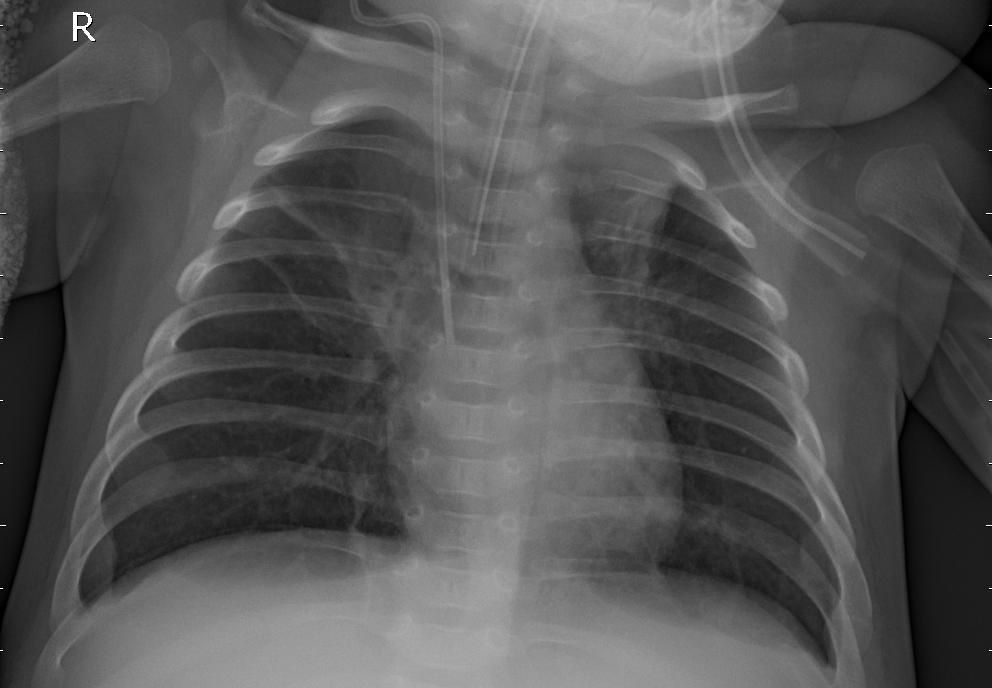
#> input picture semester 5/Informatika medis A/quiz UTS/gambar1.jpeg, 992 x 688 px
$ python test.py
#> lines starting #> are read from the running program, lines starting #| are printed output that depends on the picture
import cv2
import numpy as np

# --- (Fungsi apply_clahe, apply_denoising, apply_normalization, resize_image tetap sama) ---
# Saya akan menyertakan hanya fungsi yang dimodifikasi dan bagian utama untuk kejelasan.
# Anda bisa menyalin fungsi-fungsi ini dari kode sebelumnya atau menyimpannya dalam satu file.

def apply_clahe(image):
    """Menerapkan Contrast Limited Adaptive Histogram Equalization (CLAHE) pada gambar."""
    if image.ndim == 3: # Hanya proses jika gambar berwarna
        lab_img = cv2.cvtColor(image, cv2.COLOR_BGR2Lab)
        l_channel, a_channel, b_channel = cv2.split(lab_img)

        clahe = cv2.createCLAHE(clipLimit=2.0, tileGridSize=(8, 8))
        cl_channel = clahe.apply(l_channel)

        merged_channels = cv2.merge((cl_channel, a_channel, b_channel))
        final_img = cv2.cvtColor(merged_channels, cv2.COLOR_Lab2BGR)
        return final_img
    else: # Jika gambar grayscale, terapkan langsung CLAHE
        clahe = cv2.createCLAHE(clipLimit=2.0, tileGridSize=(8, 8))
        return clahe.apply(image)

def apply_denoising(image):
    """Menerapkan Non-Local Means Denoising."""
    if image.ndim == 3: # Jika gambar berwarna
        denoised_img = cv2.fastNlMeansDenoisingColored(image, None, 10, 10, 7, 21)
    else: # Jika gambar grayscale
        denoised_img = cv2.fastNlMeansDenoising(image, None, 10, 7, 21)
    return denoised_img

def apply_normalization(image):
    """Menerapkan Normalisasi Min-Max untuk mengubah rentang piksel ke 0-255."""
    normalized_img = np.zeros_like(image, dtype=np.uint8)
    cv2.normalize(image, normalized_img, alpha=0, beta=255, norm_type=cv2.NORM_MINMAX)
    return normalized_img

def resize_image(image, max_dim=800):
    """Mengubah ukuran gambar agar dimensi terbesarnya tidak melebihi max_dim."""
    h, w = image.shape[:2]

    if max(h, w) <= max_dim:
        print("Gambar sudah cukup kecil, tidak perlu resize.")
        return image

    if h > w:
        new_h = max_dim
        new_w = int(w * (max_dim / h))
    else:
        new_w = max_dim
        new_h = int(h * (max_dim / w))

    resized_img = cv2.resize(image, (new_w, new_h), interpolation=cv2.INTER_AREA)
    print(f"Gambar diubah ukurannya dari ({w}, {h}) menjadi ({new_w}, {new_h}).")
    return resized_img

# --- FUNGSI show_images YANG DIMODIFIKASI ---
def show_images(original, processed, title, display_max_dim=700): # Tambahkan display_max_dim
    """
    Menampilkan gambar asli dan yang sudah diproses secara berdampingan.
    Mengubah ukuran gambar untuk tampilan agar sesuai dengan layar.
    """
    # Pastikan kedua gambar memiliki jumlah channel yang sama untuk np.hstack
    if original.ndim == 2 and processed.ndim == 3:
        original_display = cv2.cvtColor(original, cv2.COLOR_GRAY2BGR)
        processed_display = processed.copy()
    elif original.ndim == 3 and processed.ndim == 2:
        original_display = original.copy()
        processed_display = cv2.cvtColor(processed, cv2.COLOR_GRAY2BGR)
    else:
        original_display = original.copy()
        processed_display = processed.copy()

    # --- Bagian baru untuk resize sebelum tampilan ---
    h_orig, w_orig = original_display.shape[:2]
    h_proc, w_proc = processed_display.shape[:2]

    # Ambil dimensi terbesar dari kedua gambar
    max_overall_dim = max(h_orig, w_orig, h_proc, w_proc)

    if max_overall_dim > display_max_dim:
        # Hitung faktor skala untuk tampilan
        scale_factor = display_max_dim / max_overall_dim

        new_w_orig = int(w_orig * scale_factor)
        new_h_orig = int(h_orig * scale_factor)
        original_display = cv2.resize(original_display, (new_w_orig, new_h_orig), interpolation=cv2.INTER_AREA)

        new_w_proc = int(w_proc * scale_factor)
        new_h_proc = int(h_proc * scale_factor)
        processed_display = cv2.resize(processed_display, (new_w_proc, new_h_proc), interpolation=cv2.INTER_AREA)

        print(f"Gambar tampilan diubah ukurannya agar sesuai dengan {display_max_dim}px.")

    # Gabungkan gambar secara horizontal
    combined_image = np.hstack((original_display, processed_display))

    cv2.imshow(f"Original vs {title}", combined_image)
    print("Tekan tombol apa saja pada jendela gambar untuk menutupnya.")
    cv2.waitKey(0)
    cv2.destroyAllWindows()

# --- Program Utama (tidak ada perubahan besar di sini) ---
if __name__ == "__main__":
    image_path = 'gambar1.jpeg'
    original_image = None
    current_image = None
    original_image_for_display = None # Akan diset setelah resize awal

    while True:
        if original_image is None:
            try:
                temp_image = cv2.imread(image_path)
#> temp_image is the input picture: shape (688, 992, 3); min 0, max 255, mean 83.4
                if temp_image is None:
                    print(f"Error: Tidak dapat menemukan gambar di '{image_path}'")
                    print("Pastikan file 'gambar1.jpeg' ada di direktori yang sama.")
                    exit()

                original_image = temp_image.copy() # Simpan salinan asli yang sebenarnya
                current_image = temp_image.copy() # Mulai dengan salinan untuk operasi

                print(f"Gambar '{image_path}' berhasil dimuat.")
                print(f"Dimensi asli: {original_image.shape[1]}x{original_image.shape[0]}")
#| Dimensi asli: 992x688

                choice_resize_initial = input("Apakah Anda ingin langsung mengubah ukuran gambar untuk PEMROSESAN (misal, ke maks 800px)? (y/n): ").lower()
#> the answer given: y
                if choice_resize_initial == 'y':
                    current_image = resize_image(current_image, max_dim=800)
#| Gambar diubah ukurannya dari (992, 688) menjadi (800, 554).

                # original_image_for_display akan menjadi representasi gambar 'asli'
                # yang akan disandingkan dengan gambar yang diproses.
                # Ini adalah current_image setelah resize awal (jika ada).
                original_image_for_display = current_image.copy()

            except Exception as e:
                print(f"Terjadi error saat memuat atau meresize: {e}")
                exit()

        print("\n--- Menu Pra-Pemrosesan Gambar ---")
        print("1. CLAHE (Peningkatan Kontras)")
        print("2. Denoising (Pengurangan Derau)")
        print("3. Normalisasi (Perbaikan Rentang Piksel)")
        print("4. Ubah Ukuran Gambar (Resize untuk pemrosesan)")
        print("5. Reset Gambar (Kembali ke kondisi awal setelah resize pertama)")
        print("6. Keluar")

        choice = input("Masukkan pilihan Anda (1/2/3/4/5/6): ")
#> the answer given: 1

        if choice == '1':
            print("Memproses dengan CLAHE...")
            processed_image = apply_clahe(current_image)
#> in apply_clahe, `lab_img = cv2.cvtColor(image, cv2.COLOR_BGR2Lab)`: lab_img: shape (554, 800, 3); mean of channels 0, 1, 2 89.2, 128, 128
#> in apply_clahe, `l_channel, a_channel, b_channel = cv2.split(lab_img)`: a_channel: shape (554, 800); every value is 128
#> in apply_clahe, `cl_channel = clahe.apply(l_channel)`:
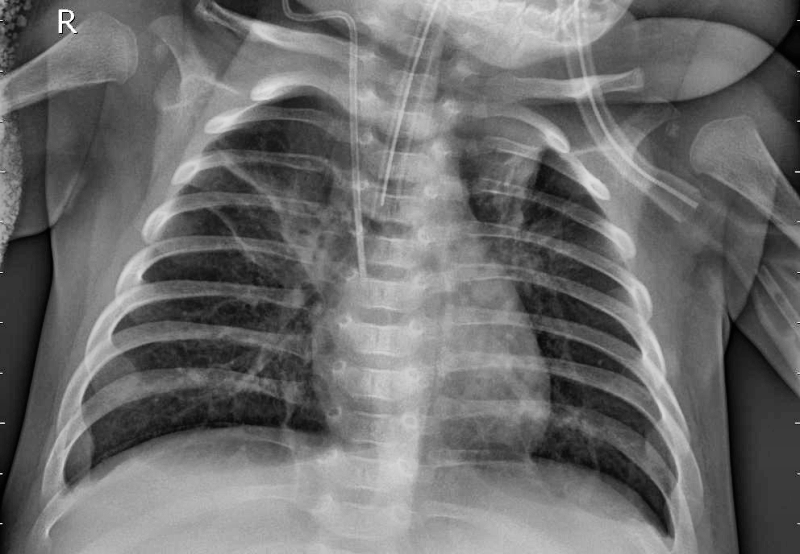
#> cl_channel: shape (554, 800); min 1, max 255, mean 108.6
#> in apply_clahe, `merged_channels = cv2.merge((cl_channel, a_channel, b_channel))`: merged_channels: shape (554, 800, 3); mean of channels 0, 1, 2 108.6, 128, 128
            show_images(original_image_for_display, processed_image, "CLAHE", display_max_dim=700) # Sesuaikan 700
#> in show_images, `combined_image = np.hstack((original_display, processed_display))`:
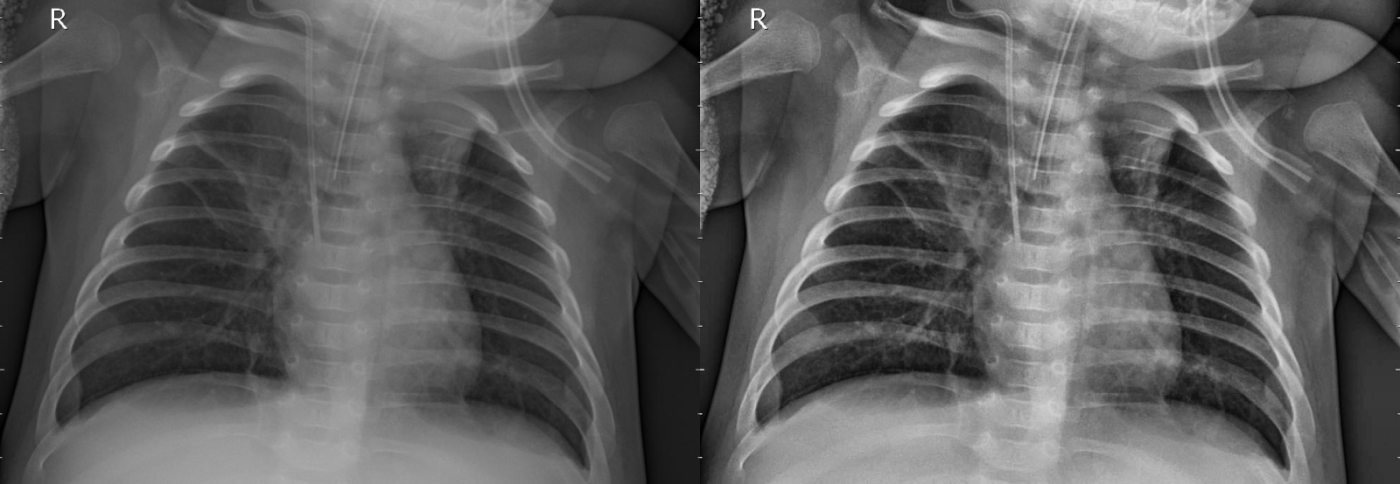
#> combined_image: shape (484, 1400, 3); mean B, G, R 92.8, 92.8, 92.8
#> (the run stopped early here; a loop or call above may not have finished)
